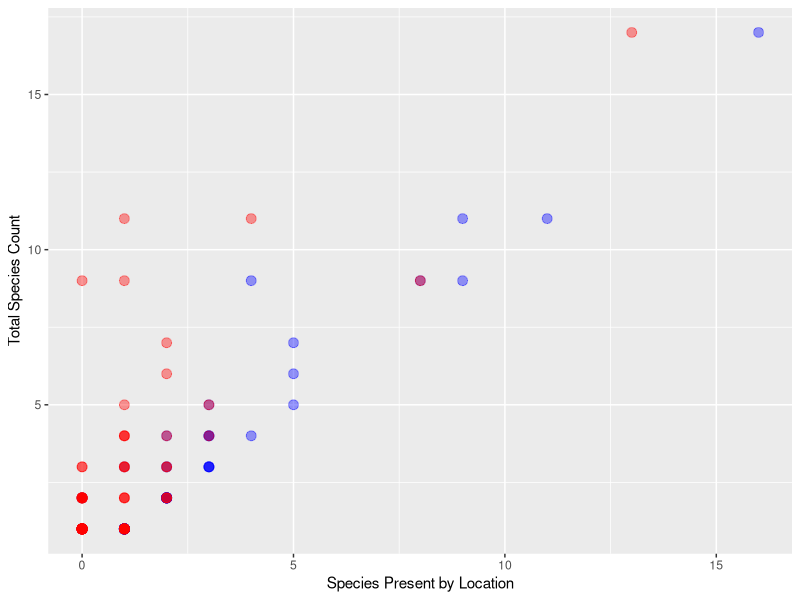
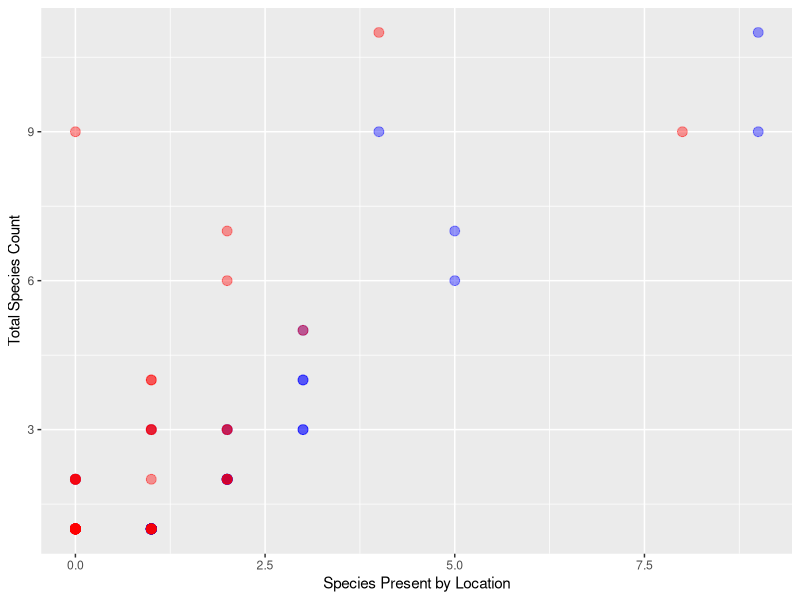
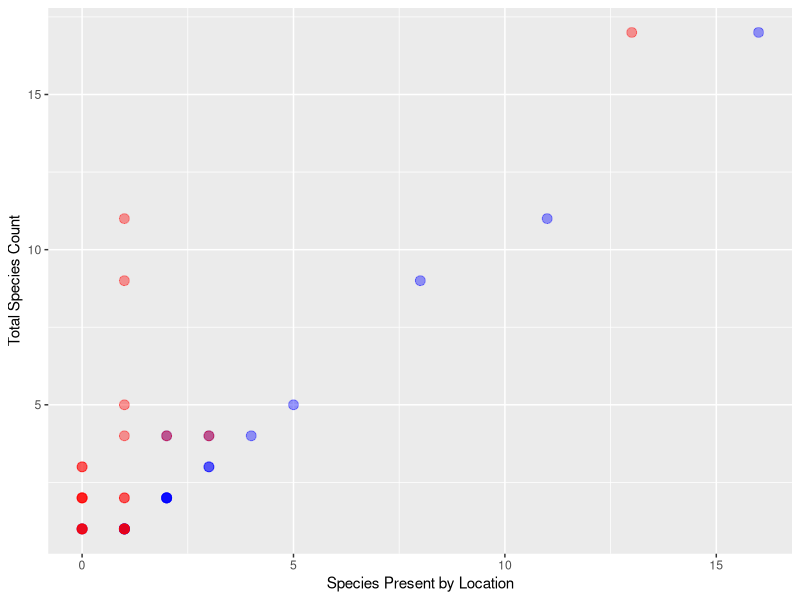

The R source for these figures, in order:
# Read in data

reef_fish <- read.csv("Data/Supplemental201.csv")
View(reef_fish)

# Isolate useful columns

library(tidyverse)

reef_fish_bootless <- select(reef_fish, Genus, species, Bootless, Museum.Bootless, Fished) %>% 
  filter(Bootless > 0 | Museum.Bootless > 0) %>% 
  filter(Bootless < 50)
View(reef_fish_bootless)

# Make tables of fished and not fished species at both locations, filter out rows where species were not present at either location

reef_fish_bootless_fished <- filter(reef_fish_bootless, Fished == "fished" | Fished == "Fished") %>% 
  filter(Bootless > 0 | Museum.Bootless > 0) %>% 
  filter(Bootless < 50)
View(reef_fish_bootless_fished)

reef_fish_bootless_notfished <- filter(reef_fish_bootless, Fished == "not fished") %>% 
  filter(Bootless > 0 | Museum.Bootless > 0) %>% 
  filter(Bootless < 50)
View(reef_fish_bootless_notfished)

# count fish at each site based on genus, listing number of species

reef_fish_bootless_sp <- group_by(reef_fish_bootless, Genus) %>%
  summarise(
    bootless = sum(Bootless),
    Museum.Bootless = sum(Museum.Bootless),
    n_species = n())
View(reef_fish_bootless_sp)

# Same procedure for fished/not fished

bootless_fished_sp <- group_by(reef_fish_bootless_fished, Genus) %>% 
  summarise(
    bootless = sum(Bootless),
    Museum.Bootless = sum(Museum.Bootless),
    n_species = n())
View(bootless_fished_sp)

bootless_notfished_sp <- group_by(reef_fish_bootless_notfished, Genus) %>% 
  summarise(
    bootless = sum(Bootless),
    Museum.Bootless = sum(Museum.Bootless),
    n_species = n())
View(bootless_notfished_sp)

# Graphs of species present by locaion vs total species at each location

ggplot(reef_fish_bootless_sp) +
  geom_point(aes(x = bootless, y = n_species), color = "blue", size = 3, alpha = 0.4) +
  geom_point(aes(x = Museum.Bootless, y = n_species), color = "red", size = 3, alpha = 0.4) +
  labs(x = "Species Present by Location", y = "Total Species Count")

# Same procedure for fished/not fished

ggplot(bootless_fished_sp) +
  geom_point(aes(x = bootless, y = n_species), color = "blue", size = 3, alpha = 0.4) +
  geom_point(aes(x = Museum.Bootless, y = n_species), color = "red", size = 3, alpha = 0.4) +
  labs(x = "Species Present by Location", y = "Total Species Count")

ggplot(bootless_notfished_sp) +
  geom_point(aes(x = bootless, y = n_species), color = "blue", size = 3, alpha = 0.4) +
  geom_point(aes(x = Museum.Bootless, y = n_species), color = "red", size = 3, alpha = 0.4) +
  labs(x = "Species Present by Location", y = "Total Species Count")